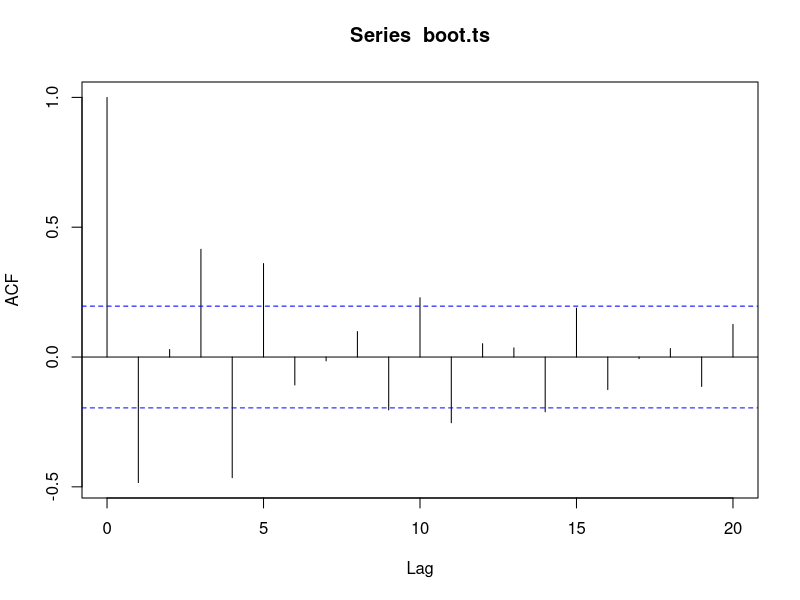
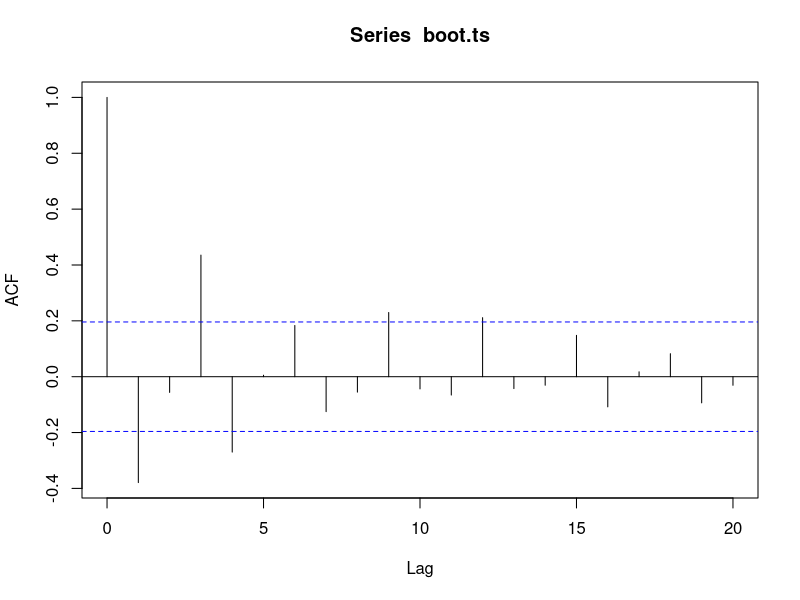
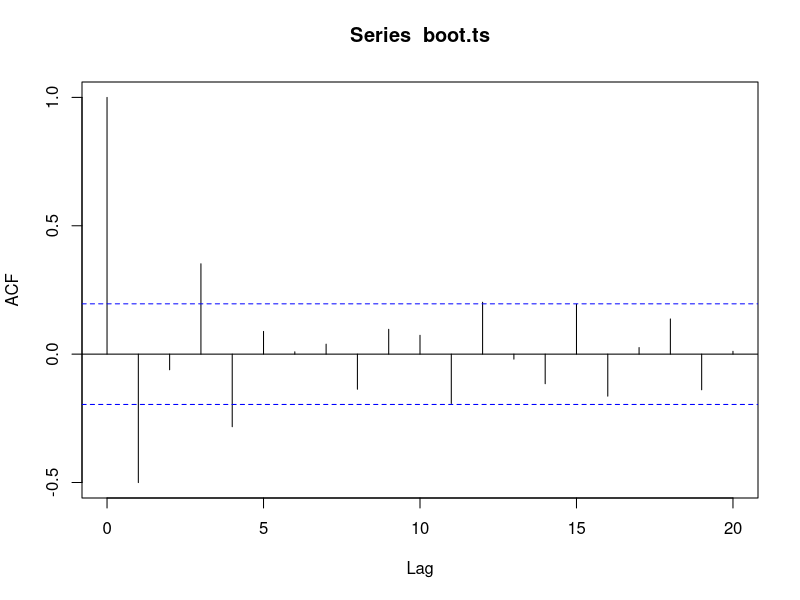
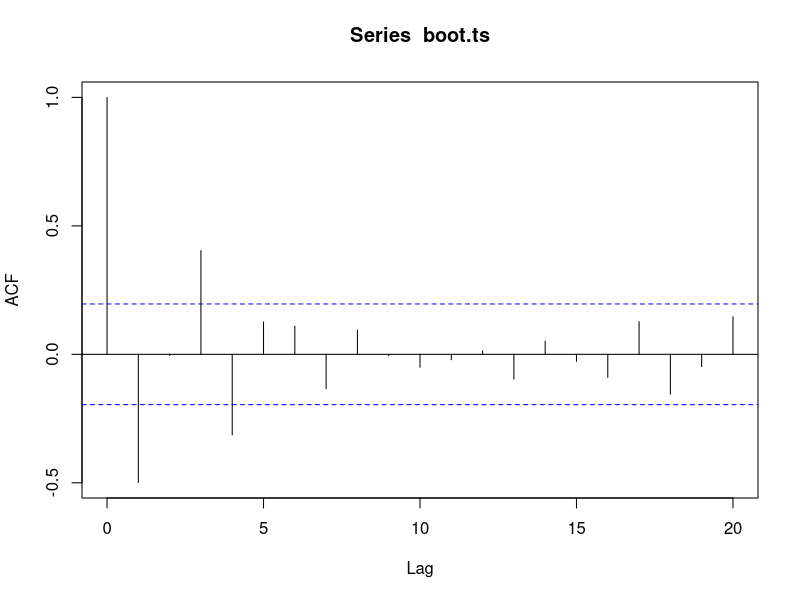
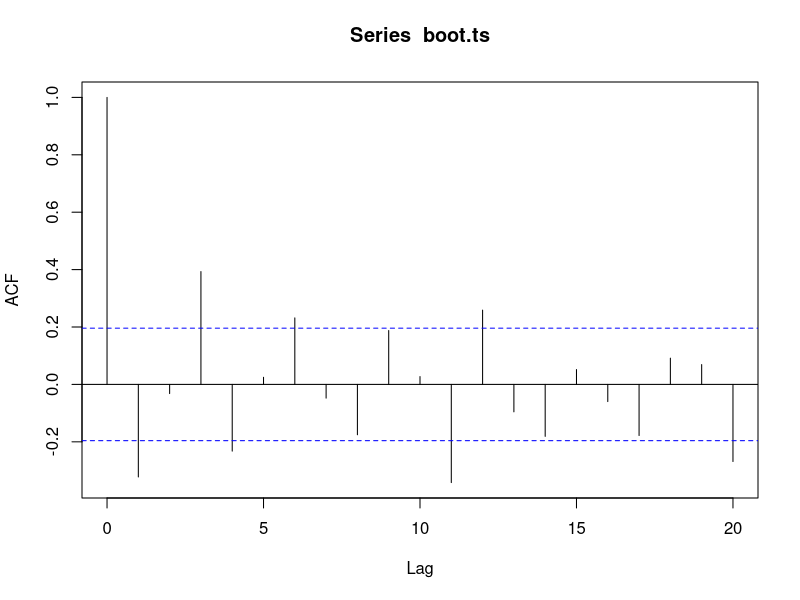
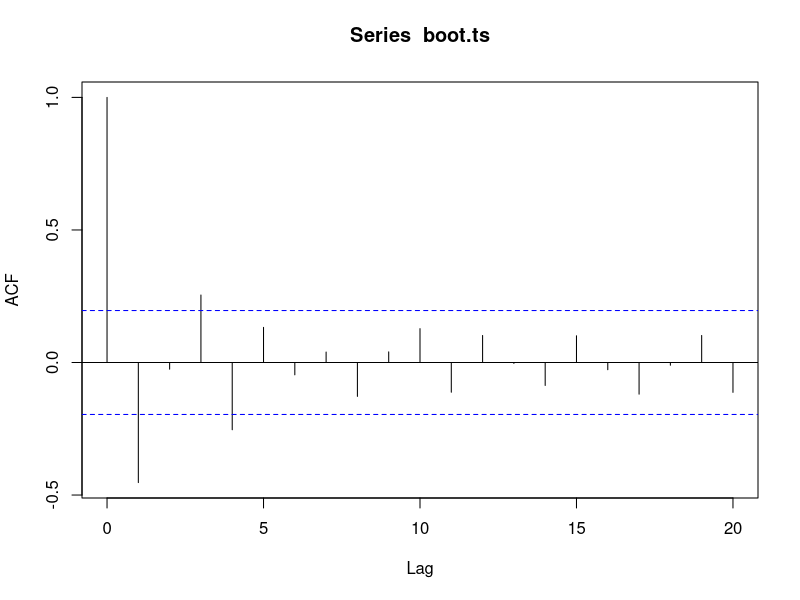
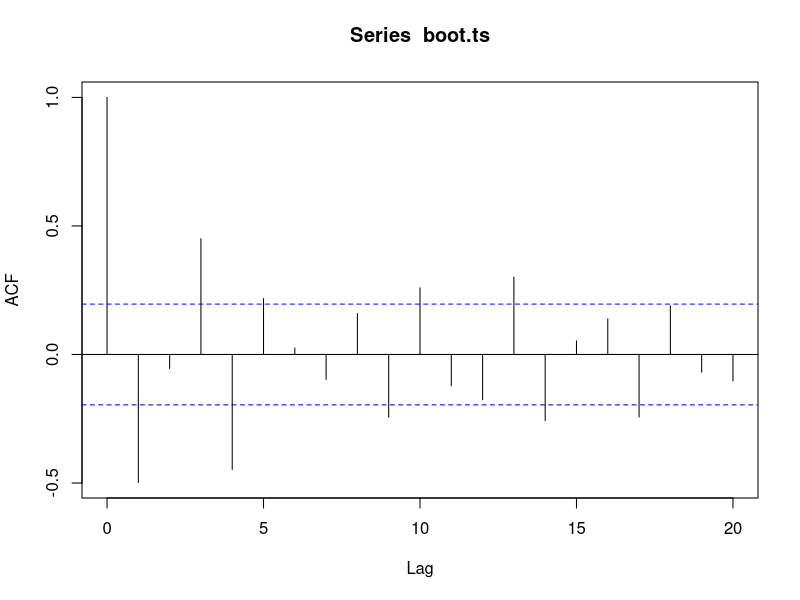
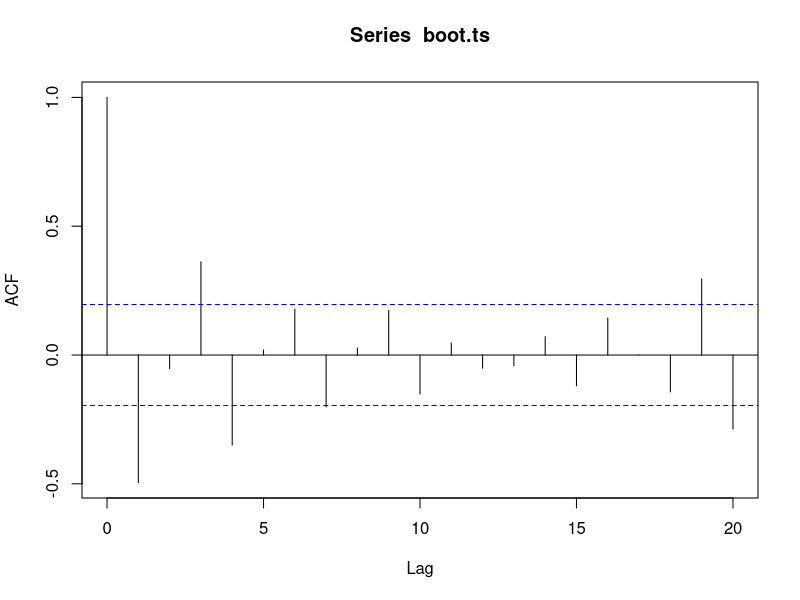

Generate these figures, in order, with R: (Note: this script raises an error after producing the figures.)
########## BOOTSTRAP FOR TIME SERIES  ######################

install.packages('ggplot2')
library(ggplot2)

n = 100
l = 10
nboot = 1000 # numero replicacoes bootstrap
nsim = 1000 # numero de simulacoes
boot_m <- numeric(nboot)
true <- numeric(nsim)
acf_boot <-numeric(nboot)

data <- arima.sim(list(order=c(3,0,0),ar=c(-0.5, 0.1, 0.6)),n=n)

true_mean <- mean(data) # media da serie simulada

for(j in 1:nboot){
  block <- sample(1:(n-l+1),(n/l),replace=TRUE) # faz a amostragem de cada inicial fixa do bloco
  boot.ts <- numeric(n)
  for(i in 1:(n/l)){ 
    boot.ts[(1+(i-1)*l):(l*i)] <- data[block[i]:(block[i]+l-1)] # link entre a posicao da serie boot com a posicao reamostrada nos dados
  }
  boot_m[j] = mean(boot.ts) # media da serie boot para cada replicacao boot
  acf_boot[j] = acf(boot.ts)
}

#media das 1000 medias bootstrap
boot_mean <- mean(boot_m) 

#distribuicao empirica
hist(boot_m,col='blue',main="Empirical Distribution Function")

#intervalo de confianca
ICboot = quantile(boot_m, c(0.975, 0.025))

# desvio padrao
sd_boot <- sqrt((1/(nboot-1))*sum(boot_m[j]-boot_mean)^2)

#vies
bias <- boot_mean - true_mean

#mean squared error
MSE <- ((sd_boot)^2) + bias^2

#########################################

# construindo grafico acf
dataacf <- acf(data)

data_acf <- t(do.call(cbind, dataacf))
data_acf <- data_acf[1,]
data_acf <- as.numeric(data_acf)
boot_acf <- t(do.call(cbind, acf_boot))
boot_acf[1,] = seq(0,20)
data_acf <- dataacf[1]
remove(data_acf)

boott_acf <- boot_acf[-1,]
remove(boot_acf)
boot_acf <- boott_acf
remove(boott_acf)

IC <- matrix(NA,2,21)
for (c in 1:21){
  IC[1,c] = quantile(boot_acf[,c],0.025)
  IC[2,c] = quantile(boot_acf[,c],0.975)
}

acfb <- matrix(NA,3,21)
acfb[1,] <- IC[1,]
acfb[2,] <- data_acf
acfb[3,] <- IC[2,]

lags <- seq(0,20)
plot(lags[1:5], acfb[2,1:5], type="l",ylim = c(-0.5,1))
lines(lags[1:5], acfb[1,1:5] , type="l", col="red")
lines(lags[1:5], acfb[3,1:5] , type="l", col="red")


windows() # multiplos graficos
par(mfrow=c(2,2))
ts.plot(data)
ts.plot(boot.ts)
ts.plot(boot.ts,data,col=c("blue","red"))

dataset <- data.frame(data,boot.ts,1:n)

windows()
ggplot(dataset,aes(1:n))+ geom_line(aes(y = data, colour = "data"),colour="blue") + 
  geom_line(aes(y = boot.ts, colour = "boot"),colour="red")+ geom_vline(xintercept = seq(1,100,10))
